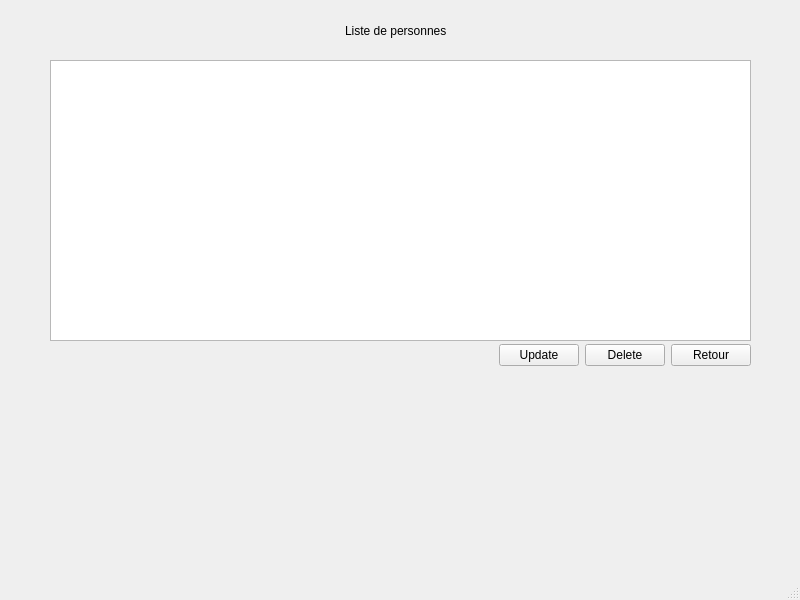
<?xml version="1.0" encoding="UTF-8"?>
<ui version="4.0">
 <class>UIPersonList</class>
 <widget class="QMainWindow" name="UIPersonList">
  <property name="geometry">
   <rect>
    <x>0</x>
    <y>0</y>
    <width>800</width>
    <height>600</height>
   </rect>
  </property>
  <property name="windowTitle">
   <string>MainWindow</string>
  </property>
  <widget class="QWidget" name="centralwidget">
   <widget class="QWidget" name="horizontalLayoutWidget">
    <property name="geometry">
     <rect>
      <x>50</x>
      <y>10</y>
      <width>691</width>
      <height>41</height>
     </rect>
    </property>
    <layout class="QHBoxLayout" name="horizontalLayout">
     <item>
      <spacer name="horizontalSpacer">
       <property name="orientation">
        <enum>Qt::Horizontal</enum>
       </property>
       <property name="sizeHint" stdset="0">
        <size>
         <width>40</width>
         <height>20</height>
        </size>
       </property>
      </spacer>
     </item>
     <item>
      <widget class="QLabel" name="label">
       <property name="text">
        <string>Liste de personnes</string>
       </property>
      </widget>
     </item>
     <item>
      <spacer name="horizontalSpacer_2">
       <property name="orientation">
        <enum>Qt::Horizontal</enum>
       </property>
       <property name="sizeHint" stdset="0">
        <size>
         <width>40</width>
         <height>20</height>
        </size>
       </property>
      </spacer>
     </item>
    </layout>
   </widget>
   <widget class="QWidget" name="horizontalLayoutWidget_2">
    <property name="geometry">
     <rect>
      <x>50</x>
      <y>60</y>
      <width>701</width>
      <height>281</height>
     </rect>
    </property>
    <layout class="QHBoxLayout" name="horizontalLayout_2">
     <item>
      <widget class="QTableView" name="tableViewListPerson"/>
     </item>
    </layout>
   </widget>
   <widget class="QWidget" name="horizontalLayoutWidget_3">
    <property name="geometry">
     <rect>
      <x>50</x>
      <y>340</y>
      <width>701</width>
      <height>31</height>
     </rect>
    </property>
    <layout class="QHBoxLayout" name="horizontalLayout_3">
     <item>
      <spacer name="horizontalSpacer_3">
       <property name="orientation">
        <enum>Qt::Horizontal</enum>
       </property>
       <property name="sizeHint" stdset="0">
        <size>
         <width>40</width>
         <height>20</height>
        </size>
       </property>
      </spacer>
     </item>
     <item>
      <widget class="QPushButton" name="pushButtonUpdate">
       <property name="text">
        <string>Update</string>
       </property>
      </widget>
     </item>
     <item>
      <widget class="QPushButton" name="pushButtonDelete">
       <property name="text">
        <string>Delete</string>
       </property>
      </widget>
     </item>
     <item>
      <widget class="QPushButton" name="pushButtonRetour">
       <property name="text">
        <string>Retour</string>
       </property>
      </widget>
     </item>
    </layout>
   </widget>
  </widget>
  <widget class="QMenuBar" name="menubar">
   <property name="geometry">
    <rect>
     <x>0</x>
     <y>0</y>
     <width>800</width>
     <height>22</height>
    </rect>
   </property>
  </widget>
  <widget class="QStatusBar" name="statusbar"/>
 </widget>
 <resources/>
 <connections/>
</ui>
